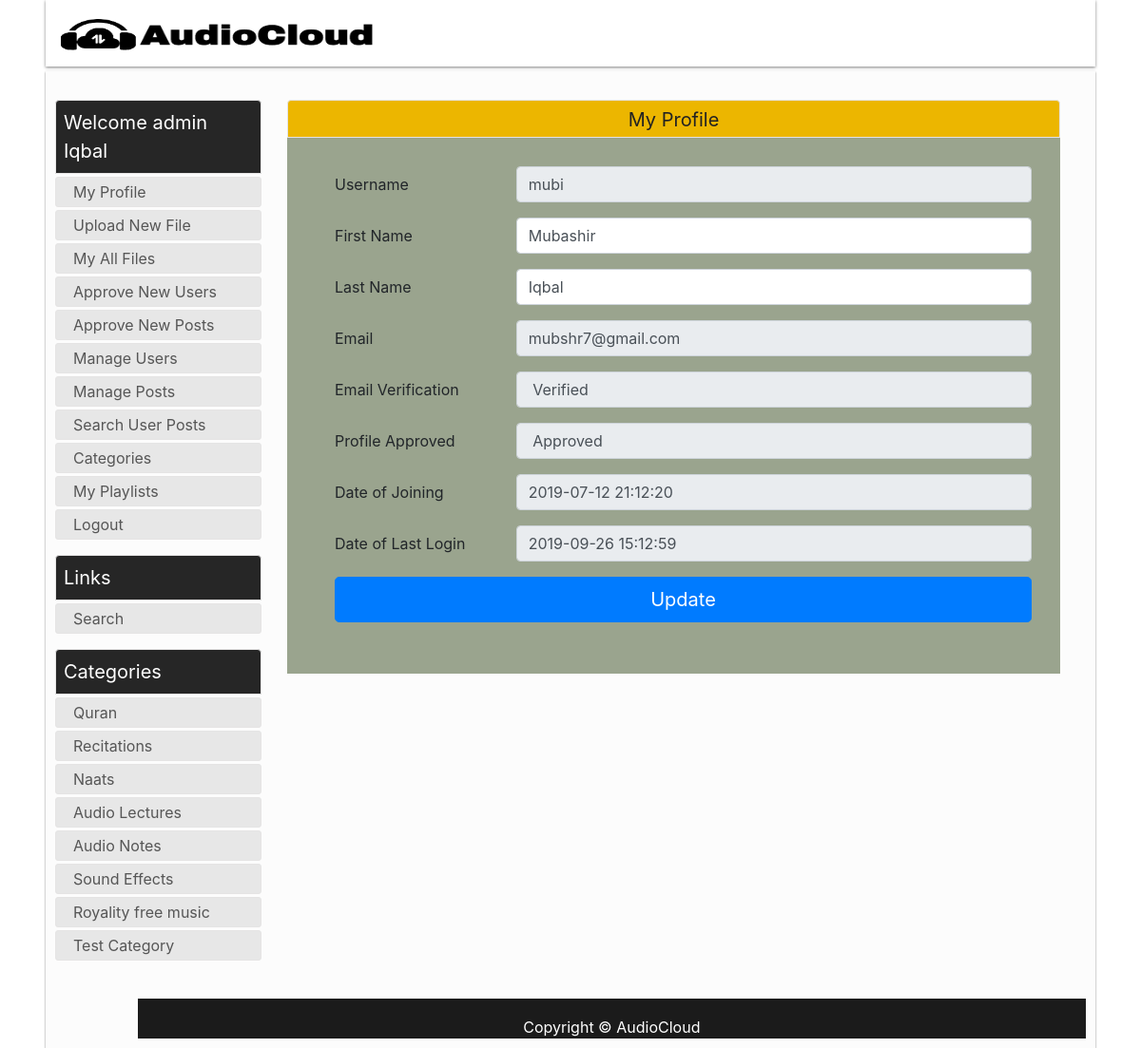
The app's page /AudioCloud/?val=myprofile (signed in) with its own data.
### tables this page shows
CREATE TABLE IF NOT EXISTS `user` (
  `id` int(100) NOT NULL AUTO_INCREMENT,
  `username` varchar(100) NOT NULL,
  `firstName` varchar(100) NOT NULL,
  `lastName` varchar(100) NOT NULL,
  `email` varchar(200) NOT NULL,
  `password` varchar(255) NOT NULL,
  `email_Confirm` int(20) NOT NULL DEFAULT '0',
  `user_Approval` int(20) NOT NULL DEFAULT '0',
  `type` varchar(100) NOT NULL DEFAULT 'Subscriber',
  `date_of_join` datetime NOT NULL DEFAULT CURRENT_TIMESTAMP,
  `last_login` varchar(100) DEFAULT NULL,
  `hash` varchar(32) DEFAULT NULL,
  PRIMARY KEY (`id`),
  UNIQUE KEY `username` (`username`),
  UNIQUE KEY `id` (`id`)
);

CREATE TABLE IF NOT EXISTS `audiocategories` (
  `id` int(20) NOT NULL AUTO_INCREMENT,
  `name` varchar(100) NOT NULL,
  `addedBy` varchar(200) DEFAULT NULL,
  `datetime` timestamp NOT NULL DEFAULT CURRENT_TIMESTAMP,
  PRIMARY KEY (`id`),
  UNIQUE KEY `id` (`id`),
  UNIQUE KEY `name` (`name`)
);

### AudioCloud/redirect.php (called while the page is built, shortened)
<?php
include 'html_Generator.php';
include 'html_User.php';
class Redirect {
	var $html_gen;
	public function __construct( ){
		$this->html_gen = new HTML_Generator();
		$this->html_user = new HTML_User();
	 }
	public function Go_to_myProfile()
	{
		$this->html_gen->GiveMe_headerSection();
		$this->html_gen->GiveMe_aside();
		$this->html_gen->GiveMe_footerSection();
	}
}
?>

### AudioCloud/DB_Class.php (called while the page is built, shortened)
<?php
class DB_Class{
	public $host = "localhost";
	public $user = "root";
	public $pass = "";
	public $db = "audiocloud";
	public $userTable = "user";
	protected $conn ;
	public function __construct( ){
		$this->conn = new mysqli($this->host, $this->user, $this->pass, $this->db);
	}
	public function Get_UserProfile($userid)
	{
    $sql = "SELECT * FROM $this->userTable WHERE id='$userid'";
    $result=mysqli_query($this->conn, $sql);
    if(!empty($result))
    {
      return mysqli_fetch_array($result);
    }
    else
    {
      return null;
    }
	}
    public function Get_Categories()
    {
      $sql = "SELECT * FROM audiocategories";
      $result=mysqli_query($this->conn, $sql);
      if(!empty($result)){
        return ($result);
      }else{
        return null;
      }
    }
}
?>

### AudioCloud/html_User.php (the view, shortened to what this page needs)
<?php
class HTML_User {
	public $myprofile;
	public $userProfile;
	public function __construct()
	{
		$this->db_Obj = new DB_Class();
		if(isset($_SESSION['userid']))
		{
			$this->userProfile = $this->db_Obj->Get_UserProfile($_SESSION['userid']);
			$this->category = $this->db_Obj->Get_Categories();
		}
		$this->myprofile = '	<div id="content_wrapper">
		<div class="featured_image">
		<div class="head_box">My Profile</div>
		</div>
		<div >
		<div class="main-agileinfo" style="background-color:#9aa48e; width:100%; height:100%;  padding-top: 30px; padding-right: 30px; padding-bottom: 30px; padding-left: 50px; ">
		<div class="agileits-top">
		<form method="post" name="form_myprofile" id="form_myprofile">
		<div class="form-group row">
		<label for="username" class="col-sm-3 col-form-label">Username</label>
		<div class="col-sm-9">
		<input type="text" class="form-control" id="username" readonly value="'.$this->userProfile["username"].'">
		</div></div>
		<div class="form-group row">
		<label for="firstName" class="col-sm-3 col-form-label">First Name</label>
		<div class="col-sm-9">
		<input type="text" class="form-control" id="firstName" name="firstName" value="'.$this->userProfile["firstName"].'" maxlength="20" required>
		</div></div>
		<div class="form-group row">
		<label for="lastName" class="col-sm-3 col-form-label">Last Name</label>
		<div class="col-sm-9">
		<input type="text" class="form-control" id="lastName" name="lastName" value="'.$this->userProfile["lastName"].'" maxlength="20" required>
		</div></div>
		<div class="form-group row">
		<label for="email" class="col-sm-3 col-form-label">Email</label>
		<div class="col-sm-9">
		<input type="email" class="form-control" id="email"  value="'.$this->userProfile["email"].'" readonly>
		</div></div>
		<div class="form-group row">
		<label for="email_confirm" class="col-sm-3 col-form-label">Email Verification </label>
		<div class="col-sm-9">
		<input type="text" class="form-control" id="email_confirm"  value="'. ($this->userProfile["email_Confirm"] ? ' Verified ' : ' Not Verified ') .'" readonly>
		</div></div>
		<div class="form-group row">
		<label for="user_confirm" class="col-sm-3 col-form-label"> Profile Approved </label>
		<div class="col-sm-9">
		<input type="text" class="form-control" id="user_confirm"  value="'. ($this->userProfile["user_Approval"] ? ' Approved ':' Not Approved ' ).'" readonly>
		</div></div>
		<div class="form-group row">
		<label for="date_Join" class="col-sm-3 col-form-label"> Date of Joining </label>
		<div class="col-sm-9">
		<input type="text" class="form-control" id="date_Join"  value="'.$this->userProfile["date_of_join"].'" readonly>
		</div></div>
		<div class="form-group row">
		<label for="date_login" class="col-sm-3 col-form-label"> Date of Last Login </label>
		<div class="col-sm-9">
		<input type="text" class="form-control" id="date_login"  value="'.$this->userProfile["last_login"].'" readonly>
		</div></div>
		<input type="hidden"id="userID" name="userID"  value="'.$this->userProfile["id"].'" readonly>
		<input type="button" onclick="MyProfile(this)" class="btn btn-primary btn-lg btn-block" value="Update">
		</form><br>
		</div>
		</div></div></div>';
	}
	public function GiveMe_myprofile ()
	{
		echo $this->myprofile;
	}
}
?>

### AudioCloud/html_Generator.php (shortened to what this page needs)
<?php
include 'DB_Class.php';
class HTML_Generator {
	public $baseurl;
	public $headSection;
	public $footer;
	public $db_Obj;
	public function __construct()
	{
		$this->db_Obj = new DB_Class();
		$this->baseurl = "http://" . $_SERVER['HTTP_HOST'] . rtrim(dirname($_SERVER['PHP_SELF']), '/\\') . "/";
		$this->headSection = '<!DOCTYPE html>
		<html lang="en" nighteye="active" style="background-image: none !important;" ne="0.32044710471749926">
		<head>
		<link href="style.css" rel="stylesheet" type="text/css">
		<link rel="stylesheet" href="bootstrap.css" type="text/css">
		<script type="text/javascript" src="jquery.js"></script>
		<title>AudioCloud Project</title>
		</head>
		<body>
		<header>
		<nav class="navbar">
		<div class="main_search row" style="margin-left:50%;">
		<span class="">  </span>
		</div>
		<div class="nav_brand align-content-center"><div id="logo"><a href="'. $this->baseurl .'?val=home"> <img  class="align-self-center" src="logoPNG.png" width="350" height="61" > </a></div>
		</div>
		</nav>
		</header> <div class="main_wrapper"><div id="content">';
		$this->footer = '
		<div class="modal" id="exampleModalCentered" tabindex="-1" role="dialog" aria-labelledby="exampleModalCenteredLabel" aria-hidden="true">
		<div class="modal-dialog modal-dialog-centered" role="document">
		<div class="modal-content">
		<div class="modal-header">
		<h5 class="modal-title" id="exampleModalCenteredLabel">Modal title</h5>
		<button type="button" class="close" data-dismiss="modal" aria-label="Close">
		<span aria-hidden="true">&times;</span>
		</button>
		</div>
		<div class="modal-body" id="modal-body" >
		<span class="w-100" id="abcc"> </span>
		<br>
		<div  id="modaltable">
		</div>
		</div>
		<div class="modal-footer">
		<button type="button" class="btn btn-secondary" data-dismiss="modal">Close</button>
		</div>
		</div>
		</div>
		</div> ';
		$this->footer .= '<script type="text/javascript" src="JS_form.js"></script> </div> <footer>Copyright © AudioCloud </footer> </div> </body></html>';
	}
	public function GiveMe_headerSection()
	{
		echo $this->headSection;
	}
	public function GiveMe_footerSection()
	{
		echo $this->footer;
	}
	public function GiveMe_aside ($user = false, $admin = false)
	{
		echo '<aside>';
		if(isset($_SESSION["log"]) && isset($_SESSION["usertype"]) )
		{
			if($_SESSION["log"])
			{
				if(isset($_SESSION["fullname"]) && isset($_SESSION["usertype"])){
					echo '<div class="box-head"> Welcome '. $_SESSION["usertype"] . '  ' . $_SESSION["fullname"] . '</div>';
				}else{
					echo '<div class="box-head"> Links </div>';
				}
				echo '<div id="categoriesContent">
				<ul>
				<li><a href="'; echo $this->baseurl; echo '?val=myprofile">My Profile</a></li>
				<li><a href="'; echo $this->baseurl; echo '?val=upload"> Upload New File</a></li>
				<li><a href="'; echo $this->baseurl; echo '?val=myAllPosts">My All Files</a></li>';
				if(isset($_SESSION["usertype"])){
					if($_SESSION["usertype"] == "admin"){
						echo '<li><a href="'; echo $this->baseurl; echo '?val=appNewUser"> Approve New Users</a></li>';
						echo '<li><a href="'; echo $this->baseurl; echo '?val=appNewPost"> Approve New Posts</a></li>';
						echo '<li><a href="'; echo $this->baseurl; echo '?val=mgmtUser"> Manage Users</a></li>';
						echo '<li><a href="'; echo $this->baseurl; echo '?val=mgmtPost"> Manage Posts</a></li>';
						echo '<li><a href="'; echo $this->baseurl; echo '?val=singleuserPosts"> Search User Posts</a></li>';
						echo '<li><a href="'; echo $this->baseurl; echo '?val=categories"> Categories </a></li>';
					}
				}
				echo ' <li><a href="'; echo $this->baseurl; echo '?val=playlist">My Playlists</a></li>  <li><a href="'; echo $this->baseurl; echo '?val=logout" >Logout</a></li>
				</ul></div>';
			}
				}
				echo '<div class="box-head">Links</div>
				<div id="categoriesContent">
				<ul>';
				echo '<li><a href="'. $this->baseurl .'?search=home">Search</a></li></ul></div> ';
				echo '<div class="box-head">Categories </div>
				<div id="categoriesContent"> <ul>';
				$categories = $this->db_Obj->Get_Categories();
				if(!empty($categories)){
					foreach ($categories as $category ) {
						echo '<li><a href="'. $this->baseurl .'?search='.$category['name'].'">'.$category['name'].'</a></li>';
					}
				}
				else
				{
					echo '<li> Donot have any categories </li>';
				}
				echo '</ul> </div>';
				echo '<br> </aside>';
	}
}
?>

### AudioCloud/index.php (shortened to what this page needs)
<?php
  include 'redirect.php';
	$redirectObj = new Redirect();
	if((!empty($_GET)) && (isset($_GET['val']))) {
		$urlVar = $_GET['val'];
		if($urlVar == 'logout')
		{
			session_unset();
			$redirectObj->Go_to_HOME_Page();
		}
		else if($urlVar == 'home')
		{
			$redirectObj->Go_to_HOME_Page() ;
		}
		else if($urlVar == 'registor')
		{
			$redirectObj->Go_to_Registration();
		}
		else if($urlVar == 'login')
		{
			$redirectObj->Go_to_Login() ;
		}
		else if($urlVar == 'myprofile')
		{
			if(isset($_SESSION["log"]) && $_SESSION['log']){
				$redirectObj->Go_to_myProfile();
			}
			else{
				$redirectObj->Go_to_Login();
			}
		}
	}
?>

### AudioCloud/style.css (style rules this page uses)
* { margin: 0px; padding: 0px; }
a:link { text-decoration:none;color:#6699ff; }
header,div, section, footer, aside, nav, article, hgroup { display:block; }
body { font: normal normal 12px Oswald,'Bebas Neue',Bebas,'Arial Narrow',Sans-Serif;background: url(/img/bg.png); }
.main_wrapper { background: #FCFCFC;;padding: 30px 10px 10px 10px;width: 92%; position: absolute;left:0;right:0;margin-left:auto;margin-right:auto;box-shadow: 0px 1px 2px rgba(0,0,0,0.5);margin-bottom: 50px; }
aside { width: 20%; }
aside .box-head { border-top-left-radius: 4px;border-top-right-radius: 4px;background: #262626;color: #ffffff;text-transform: none;font-size: 20px;border: 1px solid #e5e4e4;padding: 8px;margin-bottom: 3px; }
#categoriesContent ul { list-style: none; }
#categoriesContent ul li { border-radius: 3px; margin: 3px 0 0 0; border: 1px solid #e5e4e4; padding: 0; height: 32px; background: #e7e7e7; overflow: hidden; text-overflow: ellipsis; }
#categoriesContent ul li a { font-size: 16px;line-height: 18px;color: #565656;text-decoration: none;text-transform: none; display: block;padding: 7px;padding-left:18px; display: -webkit-box; margin: 0 auto; line-height: 1; -webkit-line-clamp: 2; -webkit-box-orient: vertical; overflow: hidden; text-overflow: ellipsis; }
#content_wrapper { width: 75%;float: right;margin-bottom: 20px;margin-right: 27px; }
.featured_image { width: 100%;text-align: center; }
.featured_image .head_box { border-top-left-radius: 4px;border-top-right-radius: 4px;height: 40px;width: 100%;background:#ECB600 !important;color: #222222;text-transform: none;font-size: 20px;line-height: 41px;text-align: center;border: 1px solid #e5e4e4; }
footer { width: 92%; margin: 0 auto;height: 42px;background:#1B1B1B;text-align: center;float: right;color: white;font-size: 16px;padding-top: 18px;margin-top: 10px;margin: 0 auto; }
#contact-usbox input, select, button, .btn { display: inline-block;padding: 4px;margin: 0;outline: none;background-color: #FFF;border: 1px solid #bdbdbd;-webkit-border-radius: 3px;border-radius: 3px;outline: none; }
.navbar { height: 70px;margin: 0 auto;margin-bottom: 5px;width: 92%; margin-top: 0px;box-shadow: 0px 1px 3px rgba(0,0,0,0.5); }
.nav_brand { width: 107px;height: 70px;position: absolute;text-align: center;color: white; }
#logo { padding-top: 3px; }
#logo a { font-size: 29px;color: #ECB600;font-family: 'Oswald', sans-serif;text-decoration:none; }
.main_search { width: 402px;height: 86px;margin: 7px 35px 0 0;float: right; }
a { color:rgb(140,140,250); }
html { color:#000; background-image:none !important; background:#fff !important; }
body { background-color:#fff; background-image:none !important; }
input, select, textarea, button { color:#000; background-color:#fff; }
html { filter: contrast(100%) brightness(100%) saturate(100%); }

### records on screen
user: username "mubi", firstName "Mubashir", lastName "Iqbal", email "mubshr7@gmail.com", email_Confirm "Verified", user_Approval "Approved", date_of_join "2019-07-12 21:12:20", last_login "2019-09-26 15:12:59"
audiocategories: name "Quran"
audiocategories: name "Recitations"
audiocategories: name "Naats"
audiocategories: name "Audio Lectures"
audiocategories: name "Audio Notes"
audiocategories: name "Sound Effects"
audiocategories: name "Royality free music"
audiocategories: name "Test Category"

### other values on screen
$_SESSION["usertype"] "admin"
$_SESSION["fullname"] "Iqbal"
